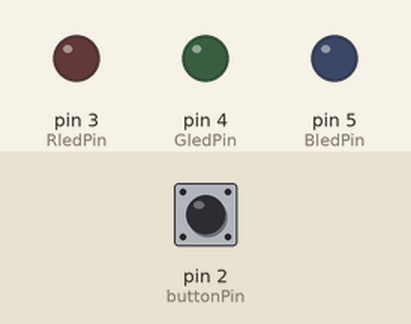
The sketch below on a simulated Arduino Uno, built with avr-gcc and run on an emulated ATmega328P. On the bench: output pins drawn as LEDs (lit = HIGH). Inputs (shaded band) come from the test bench; at power-on: pin 2 (buttonPin) HIGH.

Above: at 0.5 s.
At 2.5 s:
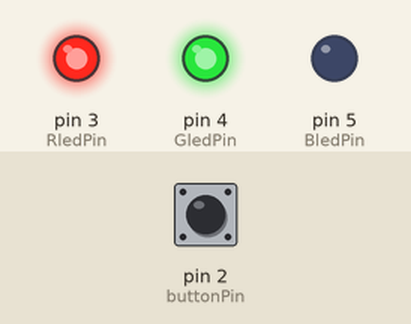
At 5.5 s:
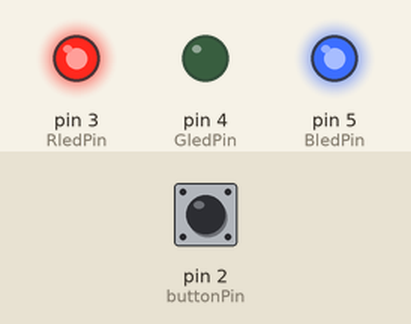
At 8.5 s:
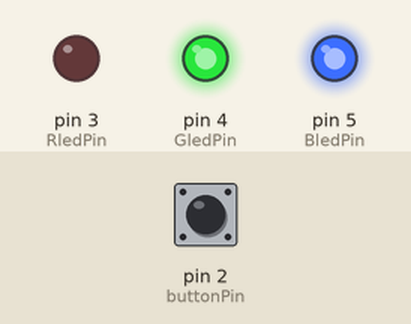
Timing chart, 0 to 9.2 s (numbered marks = the images above):
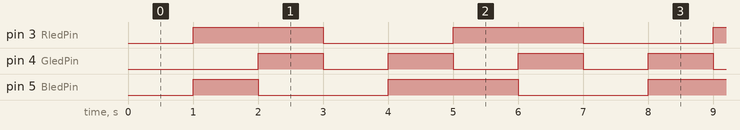

The sketch:

Arduino_week_5_Reverse.ino
```cpp
const int buttonPin = 2;
const int RledPin = 3;
const int GledPin = 4;
const int BledPin = 5;

int ledcolor = 0;              // current color index
bool buttonPressed = false;    // tracks button press state
bool ledColorOrder = true;     // true = forward, false = reverse
unsigned long previousMillis = 0;
const long interval = 1000;    // 1 second per color

void setup() {
  pinMode(buttonPin, INPUT_PULLUP); // button to GND
  pinMode(RledPin, OUTPUT);
  pinMode(GledPin, OUTPUT);
  pinMode(BledPin, OUTPUT);
}

void loop() {
  int buttonState = digitalRead(buttonPin);

  // toggle color order on button press
  if (buttonState == LOW && !buttonPressed) {
    ledColorOrder = !ledColorOrder;
    buttonPressed = true;
    delay(200); // debounce
  }
  if (buttonState == HIGH && buttonPressed) {
    buttonPressed = false;
  }

  unsigned long currentMillis = millis();
  if (currentMillis - previousMillis >= interval) {
    previousMillis = currentMillis;

    if (ledColorOrder) {
      ledcolor++;
      if (ledcolor > 3) ledcolor = 0;
    } else {
      ledcolor--;
      if (ledcolor < 0) ledcolor = 3;
    }

    // set LED color (LOW = ON for common anode)
    if (ledcolor == 0) {
      // Red
      digitalWrite(RledPin, LOW);
      digitalWrite(GledPin, HIGH);
      digitalWrite(BledPin, HIGH);
    }
    else if (ledcolor == 1) {
      // Green
      digitalWrite(RledPin, HIGH);
      digitalWrite(GledPin, LOW);
      digitalWrite(BledPin, HIGH);
    }
    else if (ledcolor == 2) {
      // Blue
      digitalWrite(RledPin, HIGH);
      digitalWrite(GledPin, HIGH);
      digitalWrite(BledPin, LOW);
    }
    else if (ledcolor == 3) {
      // White
      digitalWrite(RledPin, LOW);
      digitalWrite(GledPin, LOW);
      digitalWrite(BledPin, LOW);
    }
  }
}
```

Measured:
- by itself, pin 3 (RledPin): alternates HIGH for 2.0 s and LOW for 2.0 s
- by itself, pin 4 (GledPin): alternates HIGH for 1.0 s and LOW for 1.0 s
- by itself, pin 5 (BledPin): repeats every 4.0 s: LOW 2.0 s, HIGH 2.0 s
